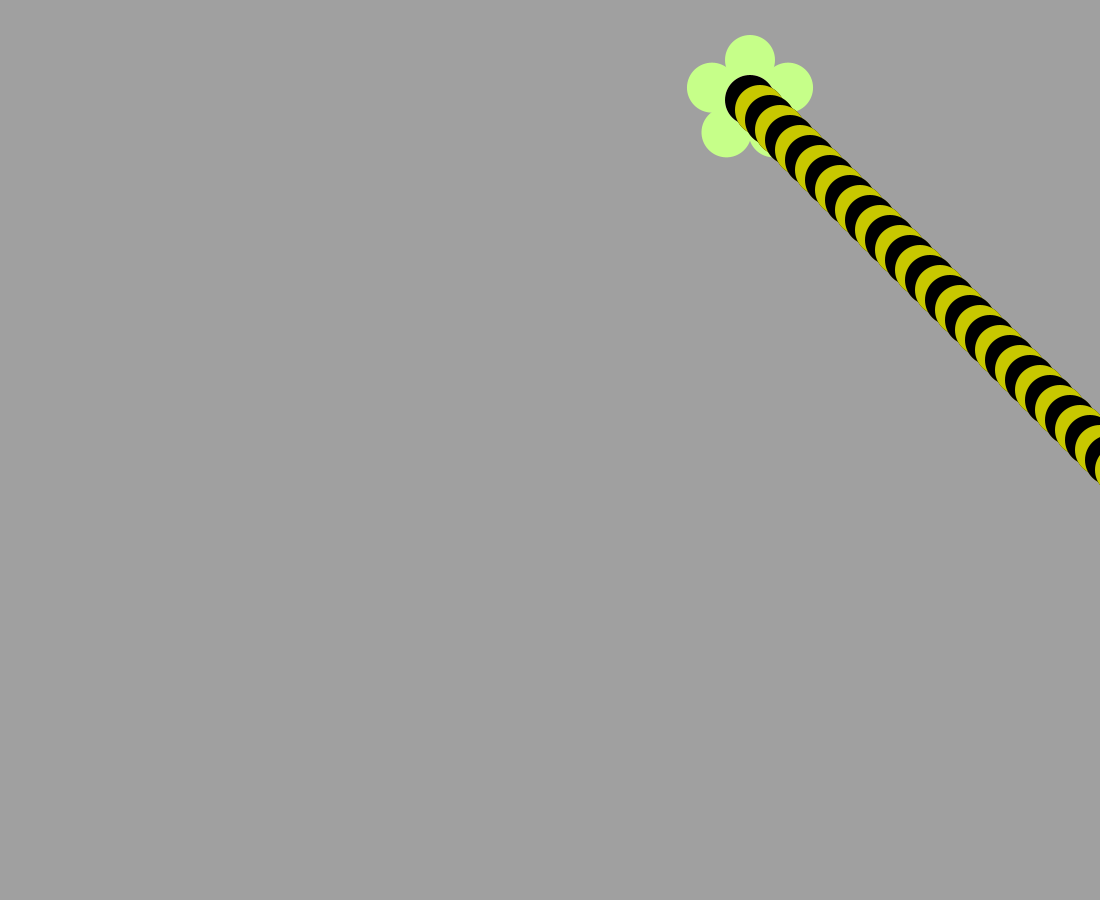
Frame 1 (no input)
Frame 60 (the mouse pressed at the canvas centre just before this capture): identical to frame 1, image omitted
Frame 120 (the mouse held since frame 60 and released just before this capture): identical to frame 1, image omitted

The Processing sketch that drew this single still picture (run headless with seeded random() and noise(); from frame 60 on, the mouse is pressed at the canvas centre):

// Processing sketch: Bumble_Bee
// ── Bumble_Bee.pde
void draw() {
/*Use a loop to make a body for the Bee!
Then put his head on using drawBeeFace(x,y)
Use Modulo to make the colors alternate 
*/
}

void drawFlower(int x, int y) {
     noStroke();
     translate(x, y);
     // draw 5 petals, rotating after each one<
     fill(#c6ff89);      // green
      for (int i = 0; i < 5; i++) {
           ellipse(0, -40, 50, 50);
          rotate(radians(72));
     } 
     fill(#fff9bb); // light yellow
     ellipse(0, 0, 50, 50);
    
} 
void drawBeeFace(int BeeFaceX, int BeeFaceY) {
     noStroke();
     fill(0, 0, 0);
     stroke(1);
     strokeWeight(5);
     line(BeeFaceX-10, BeeFaceY-27, BeeFaceX-17, BeeFaceY-50);
     line(BeeFaceX+10, BeeFaceY-27, BeeFaceX+17, BeeFaceY-50);
     ellipse(BeeFaceX-17, BeeFaceY-50, 10, 10);
     ellipse(BeeFaceX+17, BeeFaceY-50, 10, 10);
     noStroke();
     fill(255, 251, 28);
     ellipse(BeeFaceX, BeeFaceY, 60, 60); // face
     fill(255, 237, 209);
     fill(0,0,0);
      ellipse(BeeFaceX-10, BeeFaceY-15, 10, 10); // eyes
     ellipse(BeeFaceX+10, BeeFaceY-15, 10, 10);
      ellipse(BeeFaceX, BeeFaceY-5, 10, 10); // nose
      ellipse(BeeFaceX, BeeFaceY+10, 20, 10);// mouth
     fill(255, 251, 28);
     ellipse(BeeFaceX, BeeFaceY+5, 20, 6);
}
     
void setup() {
     ellipseMode(CENTER);
     size(1100, 900);
     background(160, 160, 160);
    drawFlower(750, 100);
       
     int x = 0;
     int y = 0;
    
       for(int i =0; i <60 ; i++){       
       ellipse(x,y,50,50);
       if(i%2==0){
         fill(0,0,0);
      
      }
     else{
       fill(200,200,0);
      }
        ellipse(x,y,50,50);
        x+=10;
        y+=10;
       } 
   drawBeeFace(x,y);
    
  }
